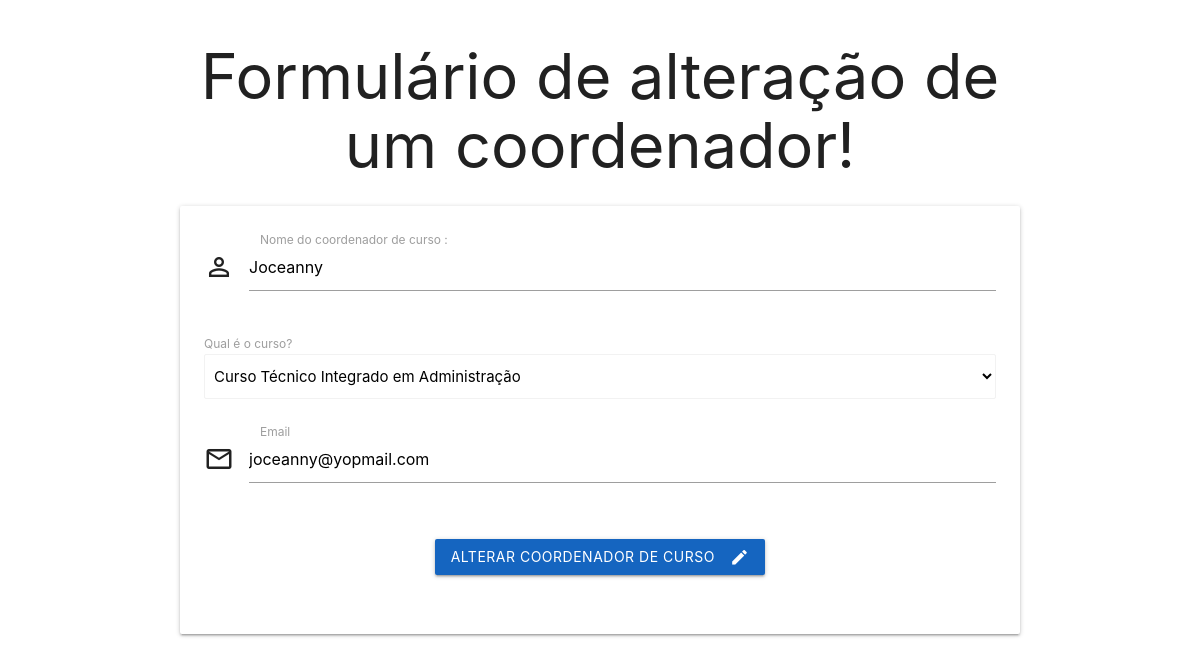
Page /crudCoordenador/formeditCoordenador.php?id=17 on the earlier database version.
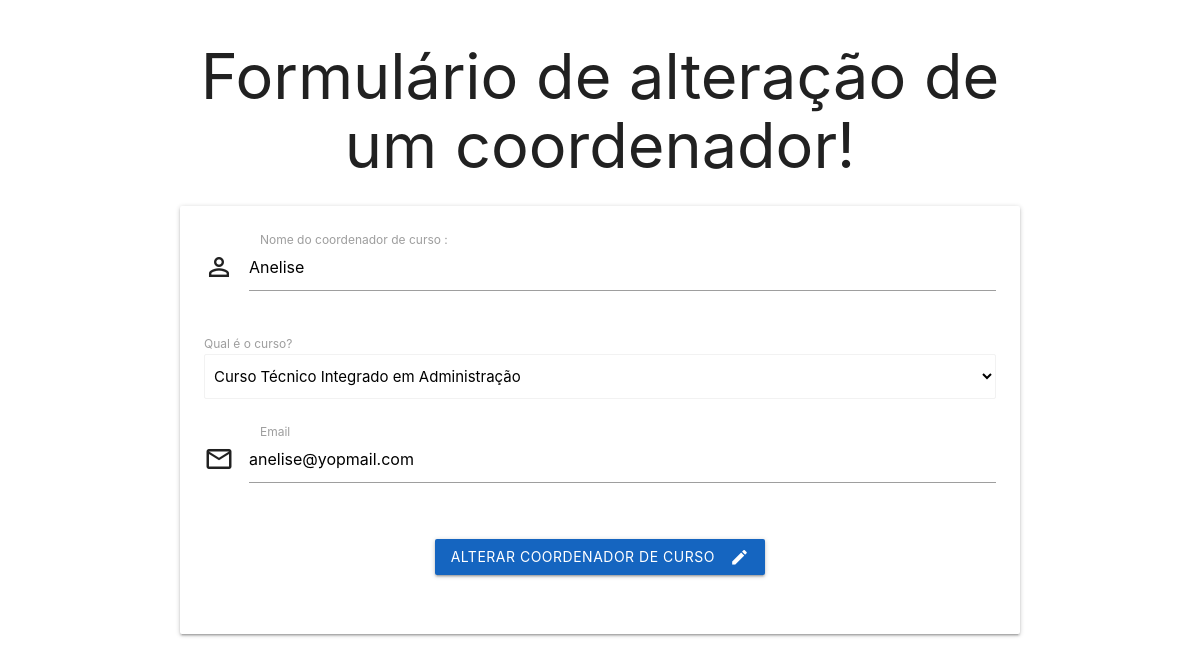
Same page on the later database version.
### tables this page shows
CREATE TABLE IF NOT EXISTS `coordenador_curso` (
  `id_coordenador` int NOT NULL AUTO_INCREMENT,
  `nome` varchar(255) DEFAULT NULL,
  `email` varchar(255) DEFAULT NULL,
  `senha` varchar(255) DEFAULT NULL,
  `id_curso` int DEFAULT NULL,
  PRIMARY KEY (`id_coordenador`),
  KEY `fk_curso_coordenador` (`id_curso`)
);

CREATE TABLE IF NOT EXISTS `curso` (
  `id_curso` int NOT NULL AUTO_INCREMENT,
  `nome_curso` varchar(255) NOT NULL,
  `carga_horaria` int NOT NULL,
  PRIMARY KEY (`id_curso`)
);

### conecta.php (called while the page is built, shortened)
<?php
function excutarSQL($mysql, $sql)
{
    $resultado = mysqli_query($mysql, $sql);
    return $resultado;
}

### crudCoordenador/formeditCoordenador.php (the view, shortened to what this page needs)
<?php
$id = $_GET['id'];
require_once "../conecta.php";
$mysql = conectar();
$sql = "SELECT * FROM coordenador_curso WHERE id_coordenador = $id";
$resultado = excutarSQL($mysql, $sql);
$coordenador = mysqli_fetch_assoc($resultado);
?>
<!DOCTYPE html>
<html lang="pt-br">
<head>
    <link type="text/css" rel="stylesheet" href="../materialize/css/materialize.min.css" media="screen,projection" />
</head>
<body>
    <main class="container">
        <h1 class="center-align">Formulário de alteração de um coordenador!</h1>
        <div class="card-panel">
            <form action="editarCoordenador.php" method="post">
                <div class="input-field col s12">
                    <i class="material-icons prefix">person_outline</i>
                    <input placeholder="Digite o nome do coordenador de curso" value="<?php echo $coordenador['nome']; ?>" id="nome" name="nome" type="text" class="validate" pattern="^.+$" required>
                    <label for="nome">Nome do coordenador de curso : </label>
                    <span class="helper-text" data-error="Você deve preenchar esse campo"></span>
                </div>
                <?php
                $sql2 = "SELECT id_curso, nome_curso FROM curso ORDER BY nome_curso ASC";
                $resultado2 = excutarSQL($mysql, $sql2);
                ?>
                <label>Qual é o curso?</label>
                <select name="curso" class="browser-default ">
                    <?php
                    while ($dados = mysqli_fetch_assoc($resultado2)) {
                    ?>
                        <option <?php
                                if ($coordenador['id_curso'] == $dados['id_curso']) {
                                    echo "selected";
                                }
                                ?> value="<?php echo $dados['id_curso'] ?>">
                            <?php echo $dados['nome_curso'] ?>
                        </option>
                    <?php
                    }
                    ?>
                </select>
                <br>
                <div class="input-field col s12 espacamento">
                    <i class="material-icons prefix">mail_outline</i>
                    <input placeholder="Digite o seu email" value="<?php echo $coordenador['email']; ?>" id="email" name="email" type="text" class="validate" pattern="^(?!\s*$)[^\s@']+@[^\s@']+$" required>
                    <label for="email">Email</label>
                    <span class="helper-text" data-error="O campo deve conter o @, exemplo : user@gmail.com, este campo não deve conter aspas simples."></span>
                </div>
                <div class="row">
                    <div class="col s12">
                        <p class="center-align">
                            <button class="btn waves-effect waves-light  #1565c0 blue darken-3 lighten-3" type="submit" name="action">Alterar coordenador de curso
                                <i class="material-icons right">create</i> </button>
                        </p>
                    </div>
                </div>
            </form>
        </div>
    </main>
</body>
</html>

Differences in the rows shown:
changed coordenador_curso "Curso Técnico Integrado em Administração": nome "Joceanny" → "Anelise"; email "joceanny@yopmail.com" → "anelise@yopmail.com"
